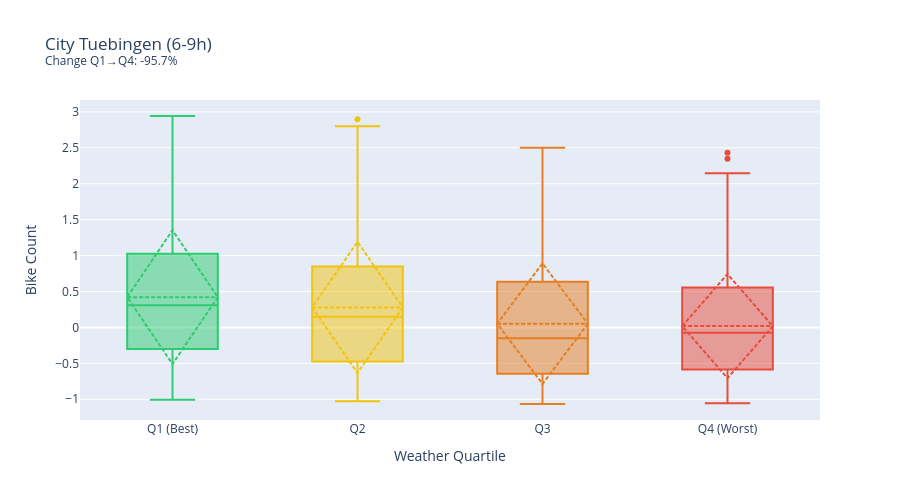

The notebook cell saved with this chart:
### Code cell
# Box plot: Bike counts by weather quartile
fig = plot_weather_quartile_boxplot(
    df,
    title=display_name,
    hour_range=(6, 9)
)
fig.show()

### Figure 1 — Plotly figure (JSON) as saved in the notebook; plotly's stock layout.template omitted (floating-point values rounded to 4 significant figures; data arrays with more than 128 entries replaced by an {"elided": "..."} marker saying what was removed)
{"data": [{"boxmean": "sd", "marker": {"color": "#2ECC71"}, "name": "Q1 (Best)", "type": "box", "y": {"elided": "731 float values"}}, {"boxmean": "sd", "marker": {"color": "#F1C40F"}, "name": "Q2", "type": "box", "y": {"elided": "731 float values"}}, {"boxmean": "sd", "marker": {"color": "#E67E22"}, "name": "Q3", "type": "box", "y": {"elided": "731 float values"}}, {"boxmean": "sd", "marker": {"color": "#E74C3C"}, "name": "Q4 (Worst)", "type": "box", "y": {"elided": "731 float values"}}], "layout": {"height": 500, "showlegend": false, "title": {"text": "City Tuebingen (6-9h)<br><sup>Change Q1→Q4: -95.7%</sup>"}, "xaxis": {"title": {"text": "Weather Quartile"}}, "yaxis": {"title": {"text": "Bike Count"}}}}
